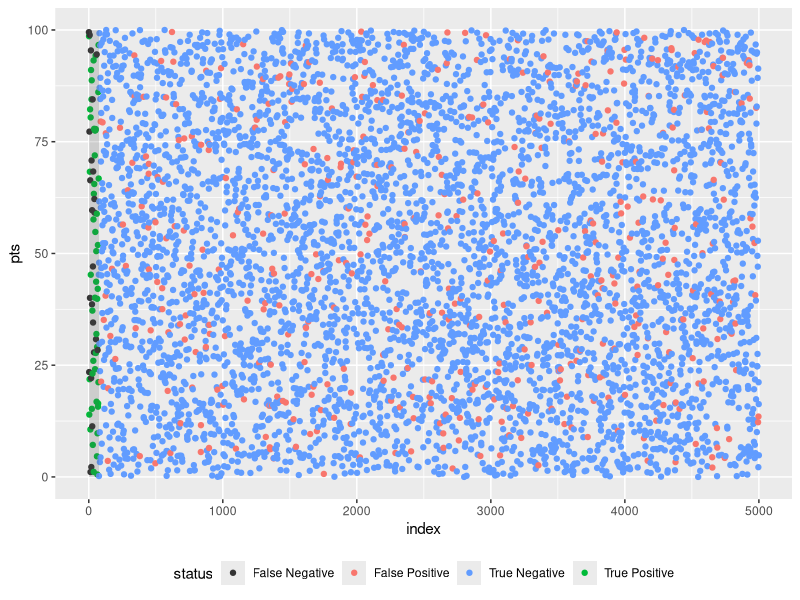

Recreate this plot in R.
library(tidyverse)
populationSize = 5000
prevalence = 0.0148
truePositive = 50
falseNegative = 24
falsePositive = 443
trueNegative = 4483

pts = runif(populationSize,0, 100)
n = round(populationSize*prevalence)
n1 = round(truePositive) # truePositive
n2 = round(falseNegative) #n - n1 # falseNegative
n3 = round(falsePositive) # falsePositive
n4 = round(trueNegative) # populationSize - n1 - n2 -n3 #trueNegative
positivePredictiveValue = truePositive / (truePositive + falsePositive)
negativePredictiveValue = trueNegative / (trueNegative + falseNegative)

status1 = ifelse(1:n %in% sample(1:n,n1),"True Positive","False Negative")
status2 = ifelse((n+1):populationSize %in% sample((n+1):populationSize,n4),"True Negative","False Positive")
status = c(status1, status2)
df = data.frame(index = 1:populationSize, pts = pts, status = status)
ggplot(df, aes_string(x="index", y="pts", color="status")) + geom_point() +
  annotate("rect", xmin = 0, xmax = n, ymin = 0, ymax = 100, alpha = .2) + theme(legend.position = "bottom") +
  scale_color_manual(values=c("#333333","#F8766D","#619CFF","#00BA38"))


df %>% group_by(status) %>% summarise(n_distinct(index))



